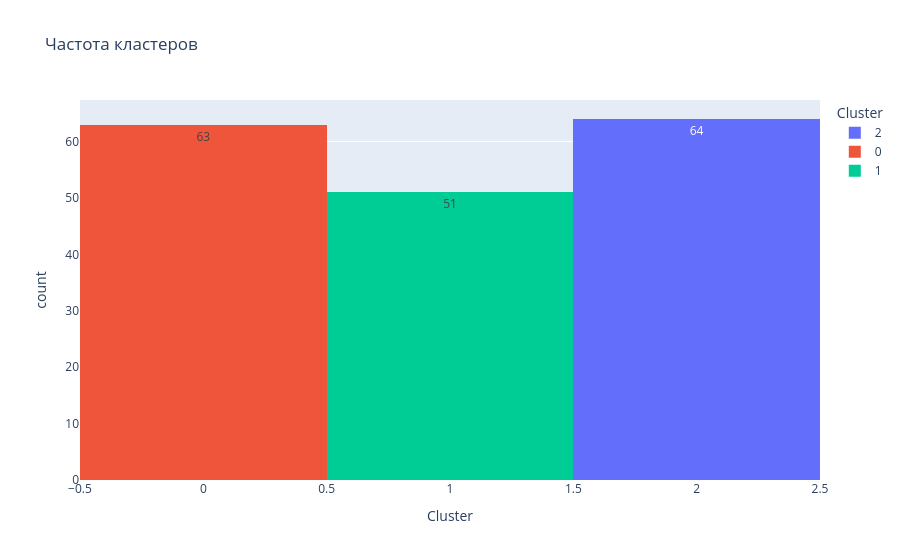

Notebook source saved alongside this figure:
### Markdown cell above
## Распределение целевого признака по кластерам

### Code cell
fig = px.histogram(
    data,
    x="Cluster",
    title='Частота кластеров',
    color="Cluster",
    text_auto=True
)

fig.show()

### Figure 1 — Plotly figure (JSON) as saved in the notebook; plotly's stock layout.template omitted (floating-point values rounded to 4 significant figures)
{"data": [{"alignmentgroup": "True", "bingroup": "x", "hovertemplate": "Cluster=%{x}<br>count=%{y}<extra></extra>", "legendgroup": "2", "marker": {"color": "#636efa", "pattern": {"shape": ""}}, "name": "2", "offsetgroup": "2", "orientation": "v", "showlegend": true, "texttemplate": "%{value}", "type": "histogram", "x": [2, 2, 2, 2, 2, 2, 2, 2, 2, 2, 2, 2, 2, 2, 2, 2, 2, 2, 2, 2, 2, 2, 2, 2, 2, 2, 2, 2, 2, 2, 2, 2, 2, 2, 2, 2, 2, 2, 2, 2, 2, 2, 2, 2, 2, 2, 2, 2, 2, 2, 2, 2, 2, 2, 2, 2, 2, 2, 2, 2, 2, 2, 2, 2], "xaxis": "x", "yaxis": "y"}, {"alignmentgroup": "True", "bingroup": "x", "hovertemplate": "Cluster=%{x}<br>count=%{y}<extra></extra>", "legendgroup": "0", "marker": {"color": "#EF553B", "pattern": {"shape": ""}}, "name": "0", "offsetgroup": "0", "orientation": "v", "showlegend": true, "texttemplate": "%{value}", "type": "histogram", "x": [0, 0, 0, 0, 0, 0, 0, 0, 0, 0, 0, 0, 0, 0, 0, 0, 0, 0, 0, 0, 0, 0, 0, 0, 0, 0, 0, 0, 0, 0, 0, 0, 0, 0, 0, 0, 0, 0, 0, 0, 0, 0, 0, 0, 0, 0, 0, 0, 0, 0, 0, 0, 0, 0, 0, 0, 0, 0, 0, 0, 0, 0, 0], "xaxis": "x", "yaxis": "y"}, {"alignmentgroup": "True", "bingroup": "x", "hovertemplate": "Cluster=%{x}<br>count=%{y}<extra></extra>", "legendgroup": "1", "marker": {"color": "#00cc96", "pattern": {"shape": ""}}, "name": "1", "offsetgroup": "1", "orientation": "v", "showlegend": true, "texttemplate": "%{value}", "type": "histogram", "x": [1, 1, 1, 1, 1, 1, 1, 1, 1, 1, 1, 1, 1, 1, 1, 1, 1, 1, 1, 1, 1, 1, 1, 1, 1, 1, 1, 1, 1, 1, 1, 1, 1, 1, 1, 1, 1, 1, 1, 1, 1, 1, 1, 1, 1, 1, 1, 1, 1, 1, 1], "xaxis": "x", "yaxis": "y"}], "layout": {"barmode": "relative", "legend": {"title": {"text": "Cluster"}, "tracegroupgap": 0}, "title": {"text": "Частота кластеров"}, "xaxis": {"anchor": "y", "categoryarray": [2, 0, 1], "categoryorder": "array", "domain": [0, 1], "title": {"text": "Cluster"}}, "yaxis": {"anchor": "x", "domain": [0, 1], "title": {"text": "count"}}}}
